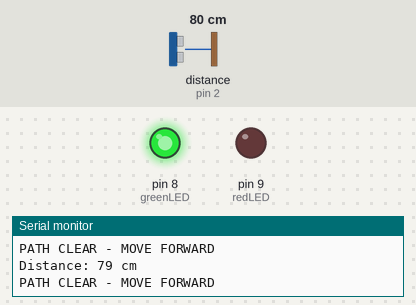
A sketch run on a simulated Arduino Uno, built with avr-gcc and run on an emulated ATmega328P. On the bench: output pins drawn as LEDs (lit = HIGH), the last lines printed to the serial monitor. Wiring (inferred from the names in the program): ultrasonic range finder: trigger pin 3; echo pin 2. The inputs (shaded band) are chosen by the test bench; at power-on: distance to the obstacle (sensor on pin 2) 80 cm. The echo pulse lasts 58.3 µs per cm; pins used as bus, display or sensor lines are not drawn.

Above: at 1.3 s.
1.4 s: distance to the obstacle (sensor on pin 2) set to 2 cm
At 1.9 s:
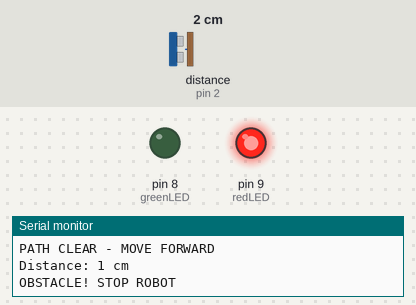
3.0 s: distance to the obstacle (sensor on pin 2) set to 35 cm
At 4.2 s:
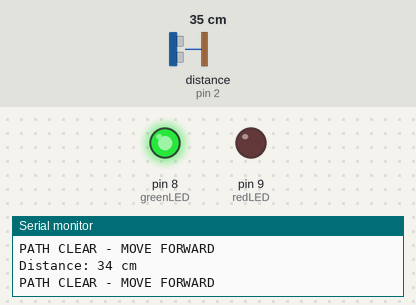
4.5 s: distance to the obstacle (sensor on pin 2) set to 4 cm
At 5.8 s:
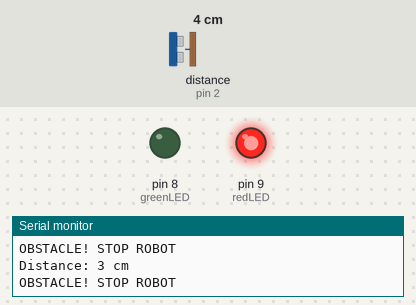
Timing chart, 0 to 7.5 s (numbered marks = the images above; inputs shaded):
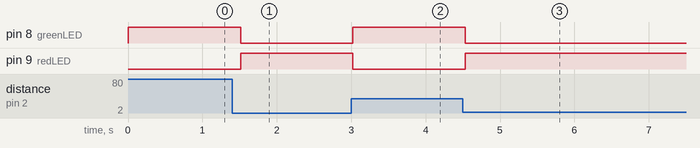

Measured:
- after the input at 1.4 s, pin 8 (greenLED): HIGH → LOW after 0.12 s; pin 9 (redLED): LOW → HIGH after 0.12 s
- after the input at 3.0 s, pin 8 (greenLED): LOW → HIGH at once; pin 9 (redLED): HIGH → LOW at once
- after the input at 4.5 s, pin 8 (greenLED): HIGH → LOW at once; pin 9 (redLED): LOW → HIGH at once

The sketch:

obstacle_avoiding_robot.ino
```cpp
const int trigPin = 3;
const int echoPin = 2;
const int greenLED = 8;
const int redLED = 9;

long duration;
int distance;

void setup() {
  pinMode(trigPin, OUTPUT);
  pinMode(echoPin, INPUT);
  pinMode(greenLED, OUTPUT);
  pinMode(redLED, OUTPUT);

  Serial.begin(9600);
}

void loop() {
  digitalWrite(trigPin, LOW);
  delayMicroseconds(2);

  digitalWrite(trigPin, HIGH);
  delayMicroseconds(10);
  digitalWrite(trigPin, LOW);

  duration = pulseIn(echoPin, HIGH, 30000);

  if (duration == 0) {
    Serial.println("No obstacle detected");
    digitalWrite(greenLED, LOW);
    digitalWrite(redLED, LOW);
  } else {
    distance = duration * 0.0343 / 2;

    Serial.print("Distance: ");
    Serial.print(distance);
    Serial.println(" cm");

    if (distance <= 20) {
      digitalWrite(greenLED, LOW);
      digitalWrite(redLED, HIGH);
      Serial.println("OBSTACLE! STOP ROBOT");
    } else {
      digitalWrite(greenLED, HIGH);
      digitalWrite(redLED, LOW);
      Serial.println("PATH CLEAR - MOVE FORWARD");
    }
  }

  delay(500);
}
```
